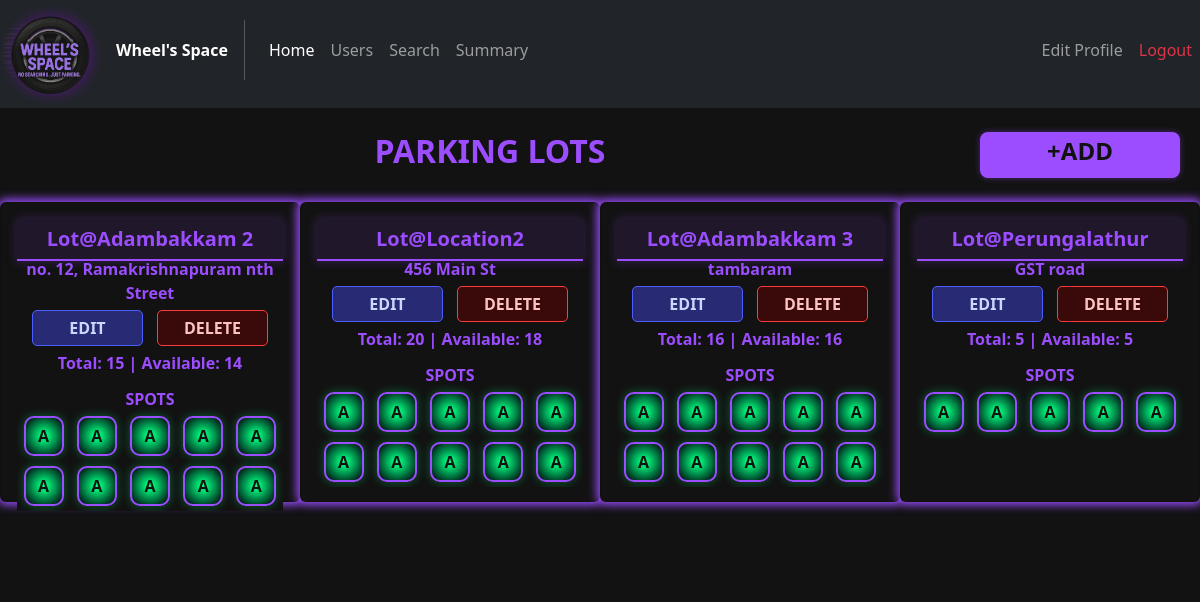
/adminhome (signed in), run on an earlier commit of the app's database.
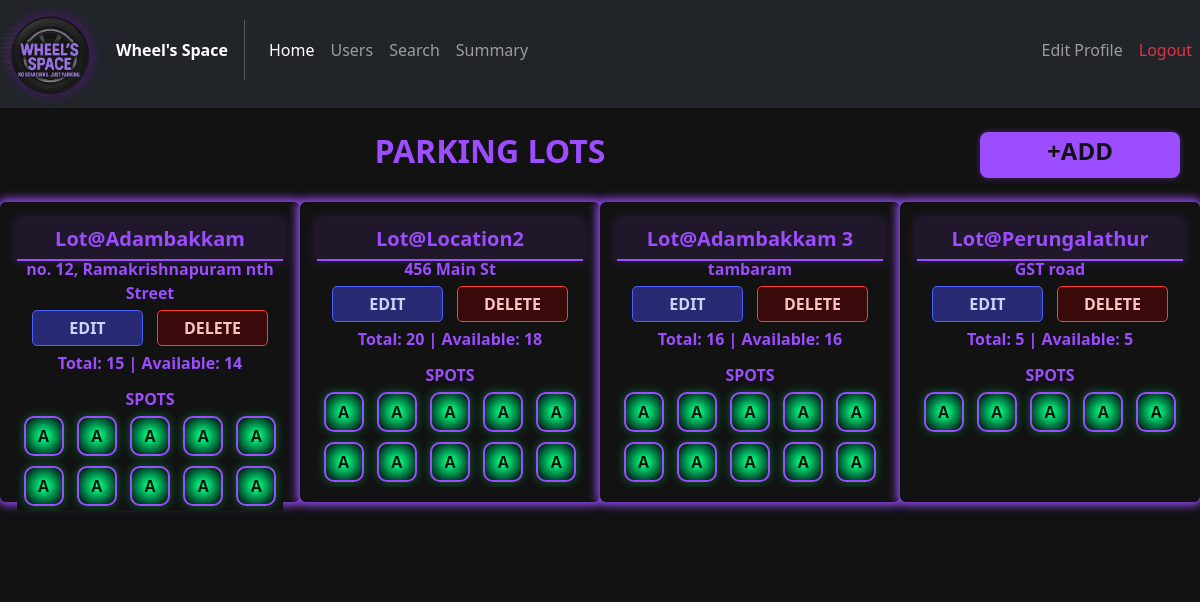
And on a later commit of the database.
### models/Lots.py (models this page shows)
class Lots(db.Model):
    __tablename__ = "Lots"
    lot_id   = db.Column(db.Integer, primary_key=True)
    location = db.Column(db.String(30), unique = True, nullable=False)
    price    = db.Column(db.Numeric(10, 2), nullable=False)
    address  = db.Column(db.String(100), nullable = False)
    pincode  = db.Column(db.Integer, nullable=False)
    max_spots= db.Column(db.Integer, nullable=False)
    spots    = db.relationship("Spots",back_populates = "lot")

### controllers/admin_routes.py (the view)
@admin_routes.route("/adminhome")
def adminhome():
    if session.get("role")!="ADMIN":
        return "INVALID PAGE REQUEST"
    lots_join_spots: list[Lots] = Lots.query.options(joinedload(Lots.spots)).all()
    return render_template("admin_login.html", all_lots=lots_join_spots)

### templates/admin_login.html (shortened to what this page needs)
<!DOCTYPE html>
<html lang="en">
<head>
    <link href="https://cdn.jsdelivr.net/npm/bootstrap@5.2.3/dist/css/bootstrap.min.css" rel="stylesheet"
>
    <link rel="stylesheet" href="../static/css/General_style.css">
    <link rel="stylesheet" href="../static/css/Admin_style.css">
</head>
<body>
    <nav class="navbar navbar-expand-lg navbar-dark bg-dark my-nav-bar">
        <div class="navbar-brand logo">
            <img src="{{ url_for('static', filename='images/logo.png' )}}" alt="LOGO" id="logo"
                class="img-fluid mb-5">
        </div>
        <span class="fw-bold text-white">Wheel's Space</span>
        <div class="collapse navbar-collapse" id="navbarelements">
            <ul class="navbar-nav me-auto">
                <li class="nav-item">
                    <a href="#" class="nav-link my-nav-link active">Home</a>
                </li>
                <li class="nav-item">
                    <a href="{{url_for('admin_routes.adminusers')}}" class="nav-link my-nav-link">Users</a>
                </li>
                <li class="nav-item">
                    <a href="{{url_for('admin_routes.adminsearch')}}" class="nav-link my-nav-link">Search</a>
                </li>
                <li class="nav-item">
                    <a href="{{url_for('admin_routes.adminsummary')}}" class="nav-link my-nav-link">Summary</a>
                </li>
            </ul>
            <ul class="navbar-nav">
                <li class="nav-item">
                    <a href="{{url_for('admin_routes.adminedit')}}" class="nav-link my-nav-link">Edit Profile</a>
                </li>
                <li class="nav-item">
                    <a href="{{url_for('auth_rbac.logout')}}" class="nav-link my-nav-link text-danger">Logout</a>
                </li>
            </ul>
        </div>
    </nav>
    <div class="container-fluid py-4 admin-page-box">
        <div class="row justify-content-center mb-4">
            <div class="col me-auto admin-text h2">PARKING LOTS</div>
            <a href="{{url_for('admin_routes.addlot')}}" class="add-lot ms-auto btn col-4">
                +ADD</a>
        </div>
        <div class="row mb-5 justify-content-center g-4 admin-row">
            {% for lot in all_lots %}
            <div class="col-12 col-md-6 col-xl-3 admin-column">
                <div class="card admin-card">
                    <div class="card-body">
                        <h5 class="card-header">Lot@{{lot.location}}</h5>
                        <p class="card-subtitle">{{lot.address}}</p>
                        <a href="{{url_for('admin_routes.editlot', lot_id=lot.lot_id)}}"
                            class="admin-button edit-btn col-5">EDIT</a>
                        <a href="{{url_for('admin_routes.deletelot', lot_id=lot.lot_id)}}"
                            class="admin-button del-btn col-5">DELETE</a>
                        <p class="card-text">Total: {{lot.max_spots}} | Available: {{lot.spots |
                            selectattr("status.value","equalto","Available") | list | length}}</p>
                        <div class="container admin-lot-table">
                            <div class="row">
                                <p class="card-subtitle">SPOTS</p>
                            </div>
                            {% for spot_batch in lot.spots | batch(5) %}
                            <div class="row">
                                {% for spot in spot_batch %}
                                <a href="{{url_for('admin_routes.viewspot', spot_id=spot.spot_id)}}"
                                    class="col admin-lot-button {{'admin-lot-green' if spot.status.value == 'Available' else 'admin-lot-red'}}">
                                    {{"A" if spot.status.value == 'Available' else "O"}}
                                </a>
                                {% endfor %}
                            </div>
                            {%endfor%}
                        </div>
                    </div>
                </div>
            </div>
            {%endfor%}
        </div>
    </div>
</body>
</html>

What changed in the data, as far as the page shows it:
changed Lots "no. 12, Ramakrishnapuram nth Street": location "Adambakkam 2" → "Adambakkam"
